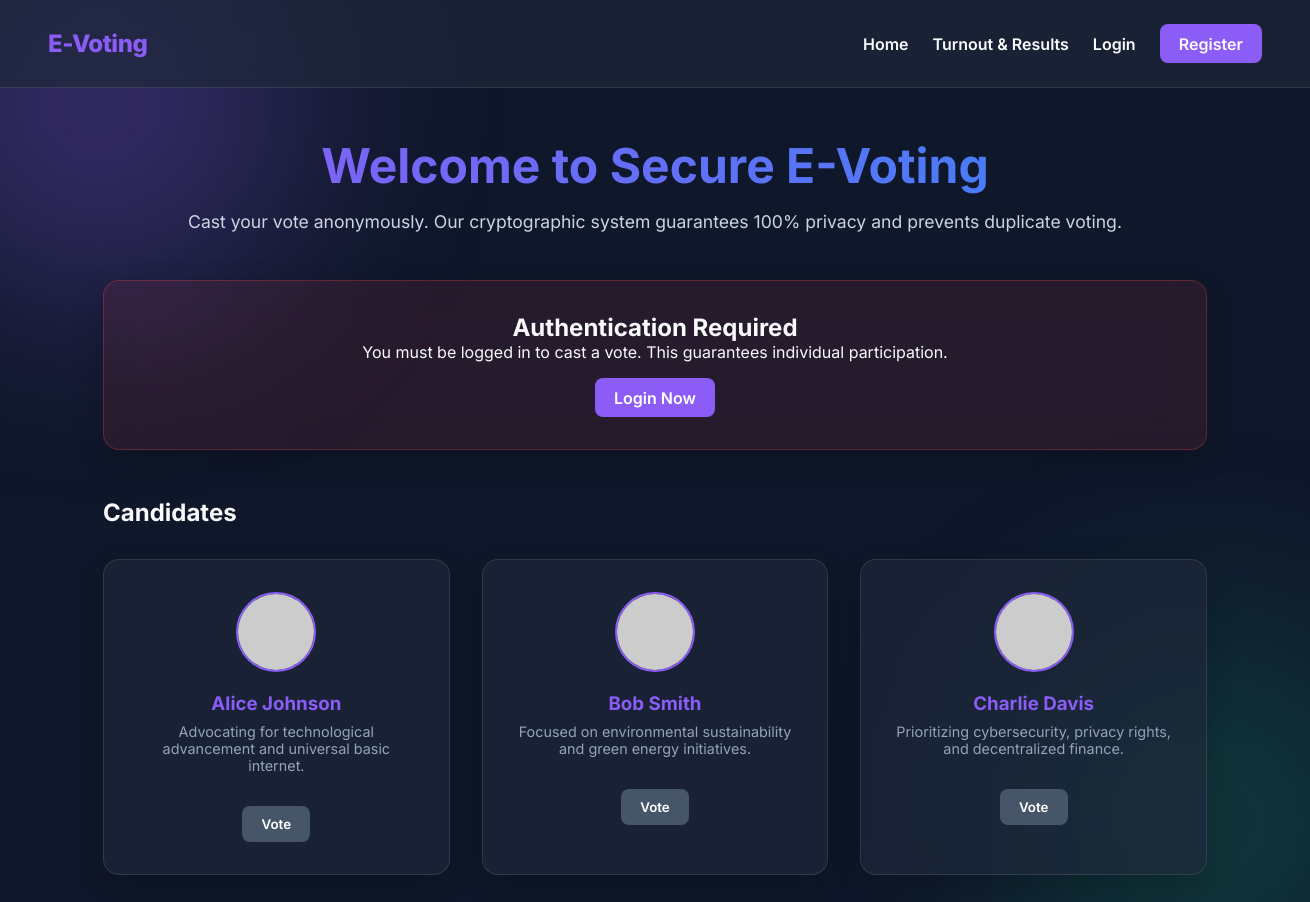
The page / on the database its author committed.
### voting/models.py (models this page shows, shortened)
class Candidate(models.Model):
    name = models.CharField(max_length=200)
    platform_description = models.TextField()
    image_url = models.URLField(blank=True, null=True, help_text="URL for the candidate's photo")

### voting/views.py (the view)
# urls.py: 2. Add a URL to urlpatterns:  path('', views.home, name='home')
def home(request):
    candidates = Candidate.objects.all()
    has_voted = False
    if request.user.is_authenticated:
        voter_hash = hashlib.sha256(f"{request.user.id}{settings.SECRET_KEY}".encode('utf-8')).hexdigest()
        has_voted = Vote.objects.filter(voter_hash=voter_hash).exists()
    return render(request, 'voting/home.html', {
        'candidates': candidates,
        'has_voted': has_voted
    })

### templates/voting/home.html
{% extends 'base.html' %}
{% block content %}
<div style="text-align: center; margin-bottom: 3rem;">
    <h1 style="font-size: 3rem; margin-bottom: 1rem; background: linear-gradient(to right, #8b5cf6, #3b82f6); -webkit-background-clip: text; color: transparent;">Welcome to Secure E-Voting</h1>
    <p style="font-size: 1.1rem; color: #cbd5e1;">Cast your vote anonymously. Our cryptographic system guarantees 100% privacy and prevents duplicate voting.</p>
</div>
{% if user.is_authenticated and has_voted %}
    <div class="glass-card" style="text-align: center; margin-bottom: 3rem; background: rgba(16, 185, 129, 0.1); border-color: rgba(16, 185, 129, 0.3);">
        <h2>Thank You!</h2>
        <p>You have already securely cast your vote in this election.</p>
        <a href="{% url 'results' %}" class="btn" style="margin-top: 1rem;">View Live Turnout & Results</a>
    </div>
{% elif not user.is_authenticated %}
    <div class="glass-card" style="text-align: center; margin-bottom: 3rem; background: rgba(239, 68, 68, 0.1); border-color: rgba(239, 68, 68, 0.3);">
        <h2>Authentication Required</h2>
        <p>You must be logged in to cast a vote. This guarantees individual participation.</p>
        <a href="{% url 'login' %}" class="btn" style="margin-top: 1rem;">Login Now</a>
    </div>
{% endif %}
<h2>Candidates</h2>
<div class="grid">
    {% for candidate in candidates %}
        <div class="glass-card" style="text-align: center;">
            <img class="candidate-photo" src="{{ candidate.image_url|default:'https://via.placeholder.com/150/8b5cf6/FFFFFF?text=Candidate' }}" alt="{{ candidate.name }}'s Photo" />
            <h3 style="margin-bottom: 0.5rem; color: var(--primary);">{{ candidate.name }}</h3>
            <p style="font-size: 0.9rem; margin-bottom: 2rem; color: #94a3b8;">{{ candidate.platform_description }}</p>
            {% if user.is_authenticated and not has_voted %}
                <form action="{% url 'cast_vote' candidate.id %}" method="post">
                    {% csrf_token %}
                    <button type="submit" class="btn">Vote for {{ candidate.name }}</button>
                </form>
            {% else %}
                <button type="button" class="btn" style="background: #475569; cursor: not-allowed;" disabled>Vote</button>
            {% endif %}
        </div>
    {% empty %}
        <p>No candidates available at this time.</p>
    {% endfor %}
</div>
{% endblock %}

### templates/base.html (shortened to what this page needs)
{% load static %}
<!DOCTYPE html>
<html lang="en">
<head>
    <link rel="stylesheet" href="{% static 'css/style.css' %}">
</head>
<body>
    <nav>
        <a href="{% url 'home' %}" class="brand">E-Voting</a>
        <div class="nav-links">
            <a href="{% url 'home' %}">Home</a>
            <a href="{% url 'results' %}">Turnout & Results</a>
            {% if user.is_authenticated %}
                <span>Hello, {{ user.username }}</span>
                <form action="{% url 'logout' %}" method="post" style="display:inline;">
                    {% csrf_token %}
                    <button type="submit" class="btn" style="padding: 0.4rem 0.8rem; font-size: 0.9rem;">Logout</button>
                </form>
            {% else %}
                <a href="{% url 'login' %}">Login</a>
                <a href="{% url 'register' %}" class="btn">Register</a>
            {% endif %}
        </div>
    </nav>
    <main>
        {% block content %}{% endblock %}
    </main>
</body>
</html>

### static/css/style.css (style rules this page uses)
:root { --bg-color: #0f172a; --text-color: #f8fafc; --primary: #8b5cf6; --primary-hover: #7c3aed; --danger: #ef4444; --success: #10b981; --glass-bg: rgba(30, 41, 59, 0.7); --glass-border: rgba(255, 255, 255, 0.1); }
* { box-sizing: border-box; margin: 0; padding: 0; font-family: 'Inter', sans-serif; }
body { background-color: var(--bg-color); color: var(--text-color); min-height: 100vh; display: flex; flex-direction: column; position: relative; overflow-x: hidden; }
body::before, body::after { content: ''; position: absolute; width: 400px; height: 400px; border-radius: 50%; filter: blur(100px); z-index: -1; animation: float 10s infinite ease-in-out alternate; }
body::before { background: rgba(139, 92, 246, 0.3); top: -100px; left: -100px; }
body::after { background: rgba(16, 185, 129, 0.2); bottom: -100px; right: -100px; animation-delay: 5s; }
nav { display: flex; justify-content: space-between; padding: 1.5rem 3rem; background: var(--glass-bg); backdrop-filter: blur(12px); -webkit-backdrop-filter: blur(12px); border-bottom: 1px solid var(--glass-border); align-items: center; }
.brand { font-weight: 800; font-size: 1.5rem; color: var(--primary); text-decoration: none; letter-spacing: -0.5px; }
.nav-links { display: flex; gap: 1.5rem; align-items: center; }
.nav-links a { color: var(--text-color); text-decoration: none; font-weight: 600; transition: color 0.3s ease; }
.btn { padding: 0.6rem 1.2rem; border-radius: 8px; border: none; background: var(--primary); color: white; font-weight: 600; cursor: pointer; transition: all 0.3s ease; text-decoration: none; display: inline-block; }
main { flex: 1; padding: 3rem; max-width: 1200px; margin: 0 auto; width: 100%; }
.glass-card { background: var(--glass-bg); backdrop-filter: blur(16px); -webkit-backdrop-filter: blur(16px); border: 1px solid var(--glass-border); border-radius: 16px; padding: 2rem; box-shadow: 0 10px 30px rgba(0, 0, 0, 0.2); transition: transform 0.3s ease, border-color 0.3s ease; }
.grid { display: grid; grid-template-columns: repeat(auto-fill, minmax(300px, 1fr)); gap: 2rem; margin-top: 2rem; }
.candidate-photo { width: 80px; height: 80px; border-radius: 50%; object-fit: cover; margin-bottom: 1rem; border: 2px solid var(--primary); }

### rows shown on the page
Candidate: name "Alice Johnson", platform_description "Advocating for technological advancement and universal basic internet."
Candidate: name "Bob Smith", platform_description "Focused on environmental sustainability and green energy initiatives."
Candidate: name "Charlie Davis", platform_description "Prioritizing cybersecurity, privacy rights, and decentralized finance."
